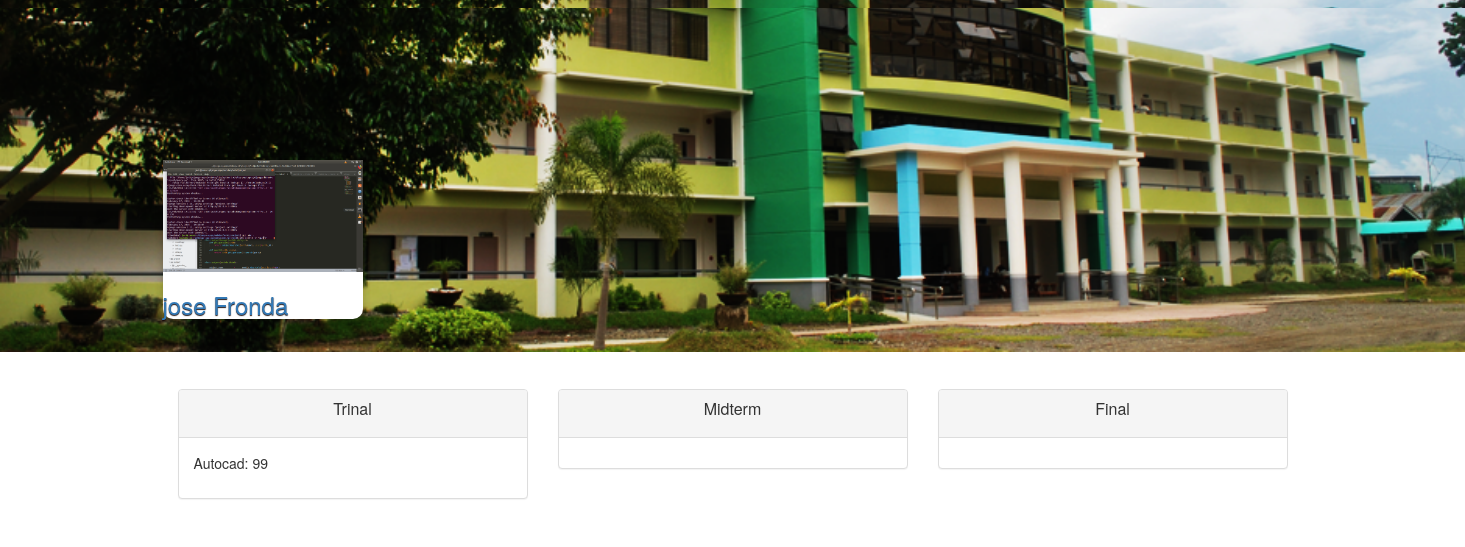
The page /grades/Fronda/ on the database as committed earlier.
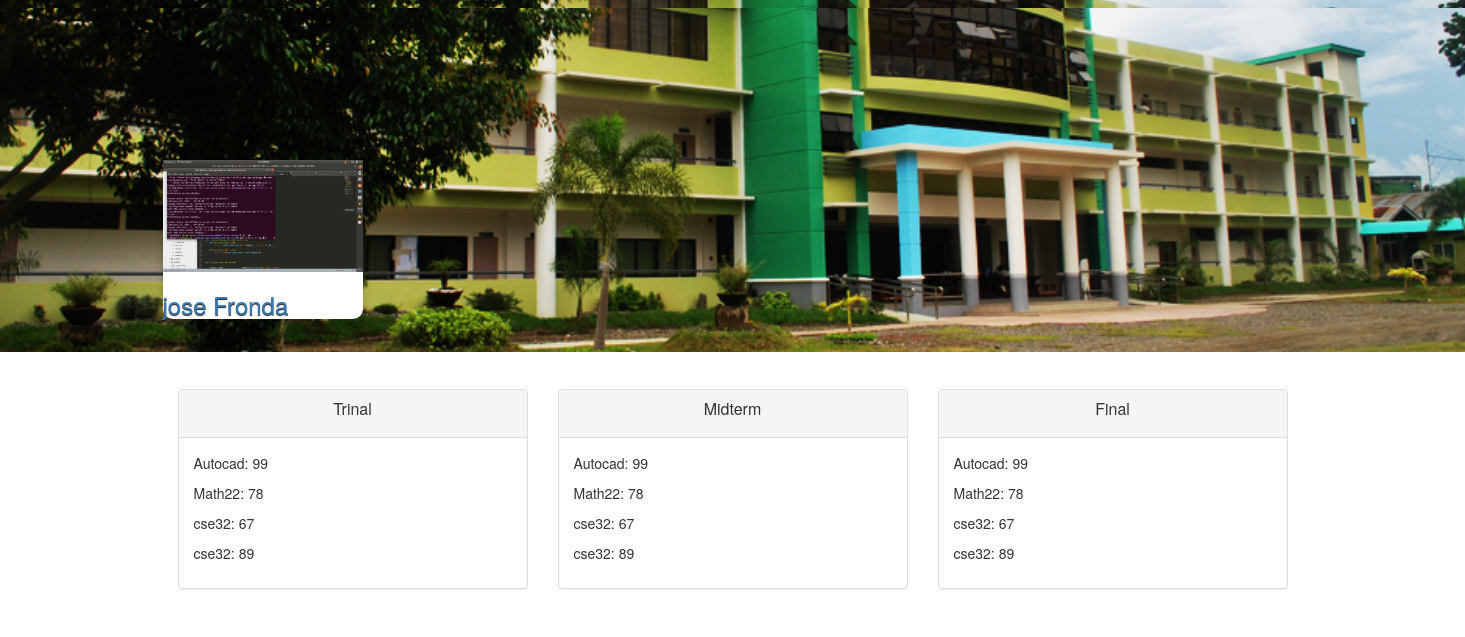
The same page on the database as committed later.
### grade/models.py (models this page shows, shortened)
class Grade(models.Model):
	user		 =      models.ForeignKey(User,on_delete=models.SET_NULL, null=True)
	subject 	 =      models.ForeignKey(subject,on_delete=models.SET_NULL, null=True)
	professor 	 =      models.ForeignKey(professor,on_delete=models.SET_NULL, null=True)
	quiz		 = 		models.IntegerField(null=True)
	performance	 =	    models.IntegerField(null=True)
	exam         =      models.IntegerField(null=True)
	trinal		 = 		models.BooleanField(default=False)
	midterm      =      models.BooleanField(default=False)
	Final        =      models.BooleanField(default=False)
	slug		 =		models.SlugField(null=True, blank=True)

### subject/models.py (models this page shows, shortened)
class subject(models.Model):
	subject_name		 = 		models.CharField(max_length=150)
	subject_Descreption  = 	 	models.CharField(max_length=200)

### grade/views.py (the view)
# urls.py: url(r'^(?P<last_name>[\w-]+)/$', views.ProfileDetailView.as_view(), name='detail'),
class ProfileDetailView(DetailView):
	template_name = 'Grade.html'
	def get_object(self):
		last_name = self.kwargs.get("last_name")
		if last_name is None:
			raise Http404
		return get_object_or_404(User, last_name__iexact=last_name, is_active=True)
	def get_context_data(self, *args, **kwargs):
		context =super(ProfileDetailView, self).get_context_data(*args, **kwargs)
		myuser = context['myuser']
		return context

### myuser/templates/Grade.html (shortened to what this page needs)
{% extends "base.html" %}
{% block content %}
<!DOCTYPE html>
<html>
<head>
	{% load staticfiles %}
   <link rel="stylesheet" href="{% static 'css/bootstrap.min.css' %}">
   <link rel="stylesheet" href="{% static 'css/card.css' %}">
   <link rel="stylesheet" href="{% static 'css/image.css' %}">
</head>
<br></br>
<br></br>
<br></br>
<br></br>
<div class="card">
 	 		<p><img src="{{  myuser.MEDIA_URL }}{{myuser.Student_profile.url}}" width="200px"></p>
 			<h3><a href='{% url "myuser:edit" last_name=myuser.last_name %}'>{{  myuser.first_name }} {{ myuser.last_name }}</a></h3>
 		</div>
<br></br>
	{% include 'snippets/nav.html'%}
  <div class="panel-group" id="accordion">
  	 <div class="col-md-4" style="margin-bottom:20px">
    <div class="panel panel-default">
      <div class="panel-heading">
        <h4 class="panel-title">
          <a data-toggle="collapse" data-parent="#accordion" href="#collapse1" align="center" ><p allign="center">Trinal</p></a>
        </h4>
      </div>
      <div id="collapse1" class="panel-collapse collapse in">
        <div class="panel-body">
        	{% for tri in myuser.grade_set.all %}
				{% if tri.trinal %}
 				{% if tri %}
				<p>{{  tri.subject.subject_name }}: {{  tri.quiz }}</p>
				{% else %}
					<p class='lead'>No midterm</p>
				{% endif %}
				{% endif %}
				{% endfor %}
			</div>
      </div>
  </div>
</div>
  <div class="panel-group" id="accordion">
  	 <div class="col-md-4" style="margin-bottom:20px">
    <div class="panel panel-default">
      <div class="panel-heading">
        <h4 class="panel-title">
          <a data-toggle="collapse" data-parent="#accordion" href="#collapse2" align="center" ><p allign="center">Midterm</p></a>
        </h4>
      </div>
      <div id="collapse2" class="panel-collapse collapse in">
        <div class="panel-body">
   				{% for mid in myuser.grade_set.all %}
				{% if mid.midterm %}
 				{% if mid %}
				<p>{{  mid.subject.subject_name }}: {{  mid.quiz }}</p>
				{% else %}
					<p class='lead'>No midterm</p>
				{% endif %}
				{% endif %}
				{% endfor %}
        </div>
      </div>
  </div>
    </div>
  <div class="panel-group" id="accordion">
  	 <div class="col-md-4" style="margin-bottom:20px">
    <div class="panel panel-default">
      <div class="panel-heading">
        <h4 class="panel-title">
          <a data-toggle="collapse" data-parent="#accordion" href="#collapse3" align="center" ><p allign="center">Final</p></a>
        </h4>
      </div>
      <div id="collapse3" class="panel-collapse collapse in">
        <div class="panel-body">
     {% for student in myuser.grade_set.all %}
 			{% if student.Final %}
 			{% if student %}
 				<p>{{  student.subject.subject_name }}: {{  student.quiz }}</p>
			{% else %}
			<p class='lead'>No Items Found</p>
			{% endif %}
			{% endif %}
			{% endfor %}
		</div>
      </div>
    </div>
  </div>
</div>
</html>
</div>
</body>
 {% endblock content %}

Rows that differ between the two databases and show on the page:
now on one of the page's lists (row edited): Grade: subject.subject_name "Autocad", quiz "99"
added Grade: subject.subject_name "Math22", quiz "78", shown under "jose Fronda"
added Grade: subject.subject_name "cse32", quiz "67"
added Grade: subject.subject_name "cse32", quiz "89"
added Grade: subject.subject_name "Math22", quiz "78"
